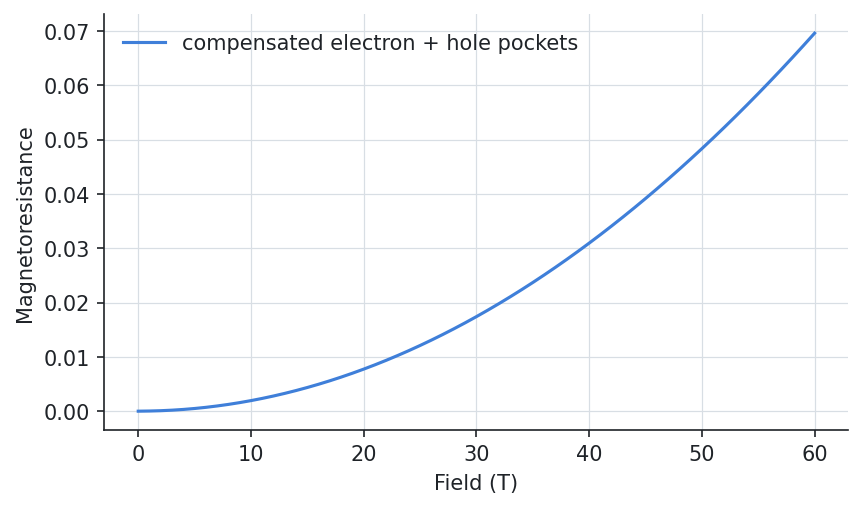

The Python source for this figure:
from _data import d, k_F, mass, tau

# --8<-- [start:example]
import numpy as np
from quantalyze.beta import boltzmann as bz

electrons = bz.generators.circle(512, k_fermi=k_F, mass=mass, tau=tau)
holes = bz.generators.circle(512, k_fermi=k_F, mass=2 * mass, tau=tau / 2, carrier="hole")

field = np.linspace(0, 60, 61)
sigma = bz.conductivity([electrons, holes], field, layer_spacing=d)  # σ summed over pockets
mr = bz.magnetoresistance(sigma)
hall = bz.hall_coefficient(sigma)

print(f"MR at 30 T: {mr.iloc[30]:.3f}, at 60 T: {mr.iloc[60]:.3f} (ratio {mr.iloc[60] / mr.iloc[30]:.3f})")
print(f"R_H from 1 T to 60 T: {hall.iloc[1]:.4e} to {hall.iloc[60]:.4e} m³/C")
# --8<-- [end:example]

import matplotlib.pyplot as plt

fig, ax = plt.subplots()
ax.plot(field, mr, label="compensated electron + hole pockets")
ax.set(xlabel="Field (T)", ylabel="Magnetoresistance")
ax.legend()
